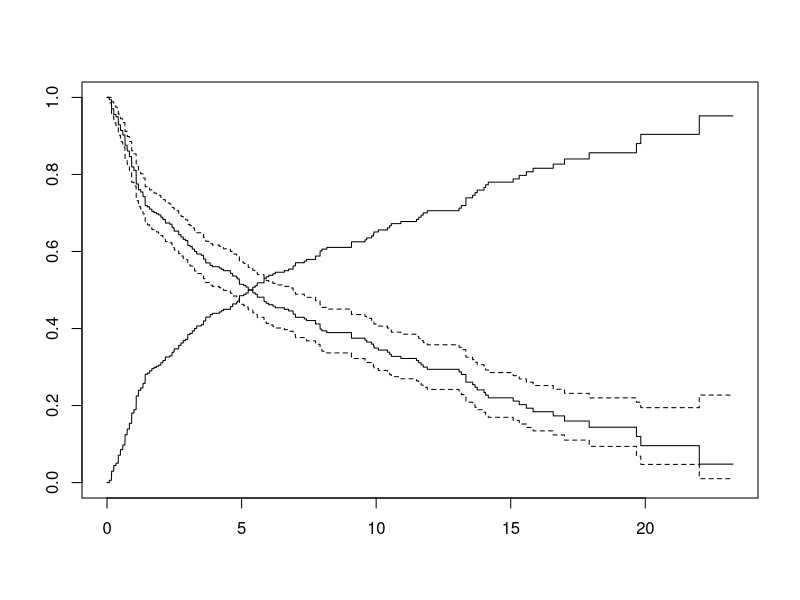
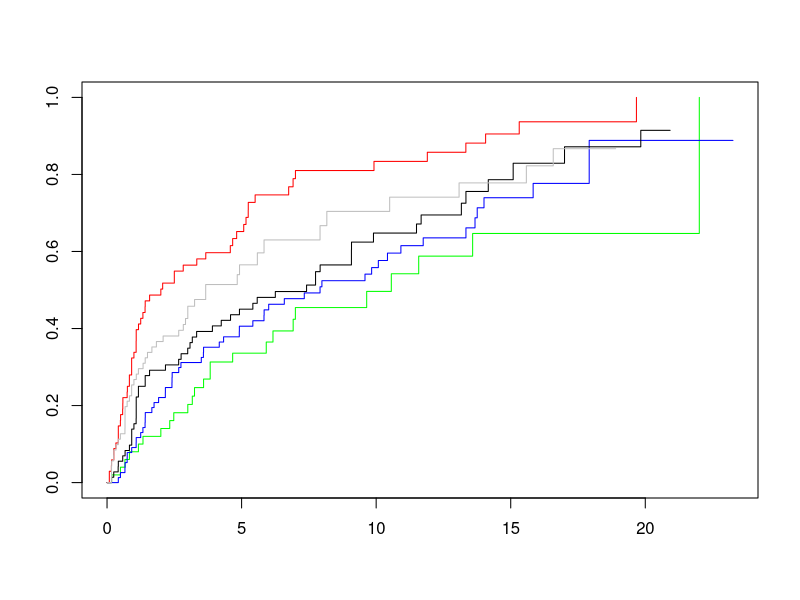
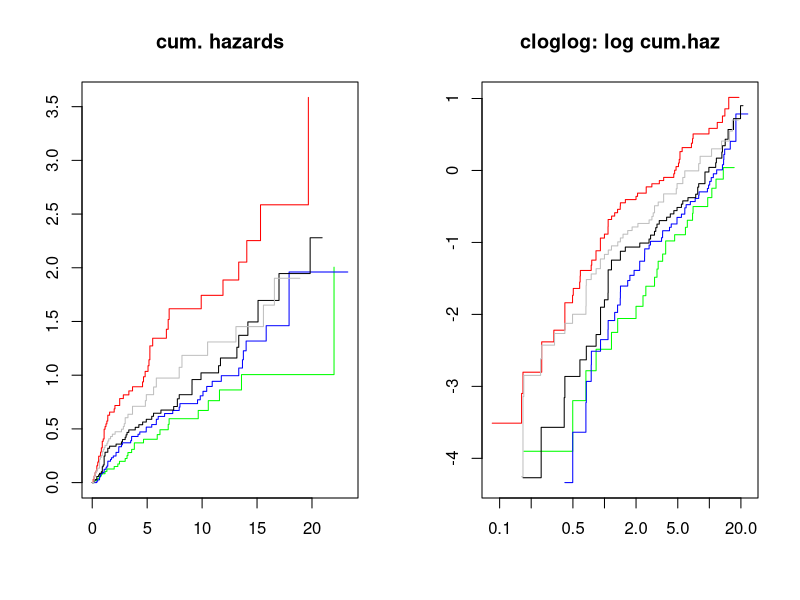
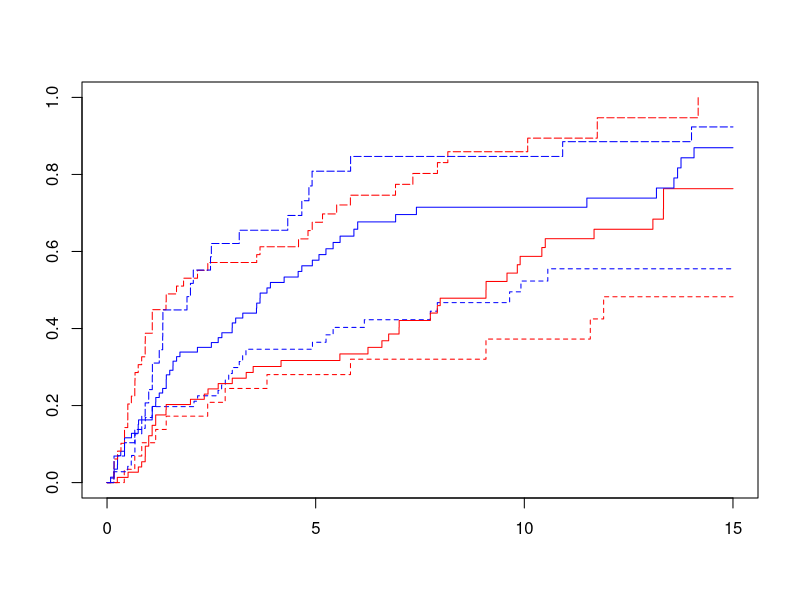
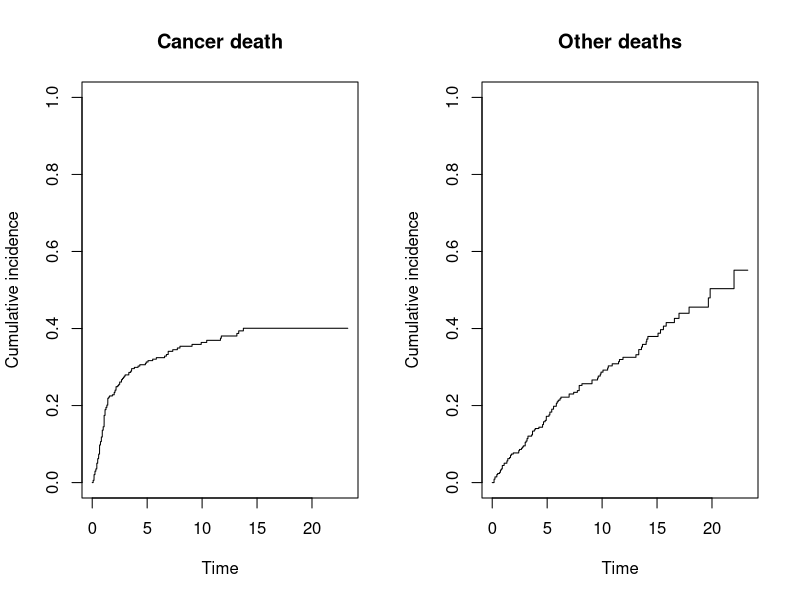
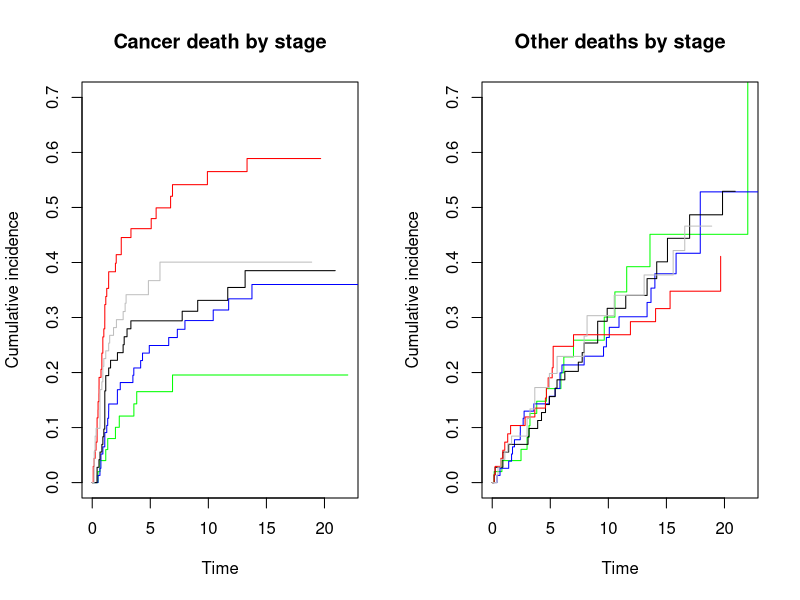
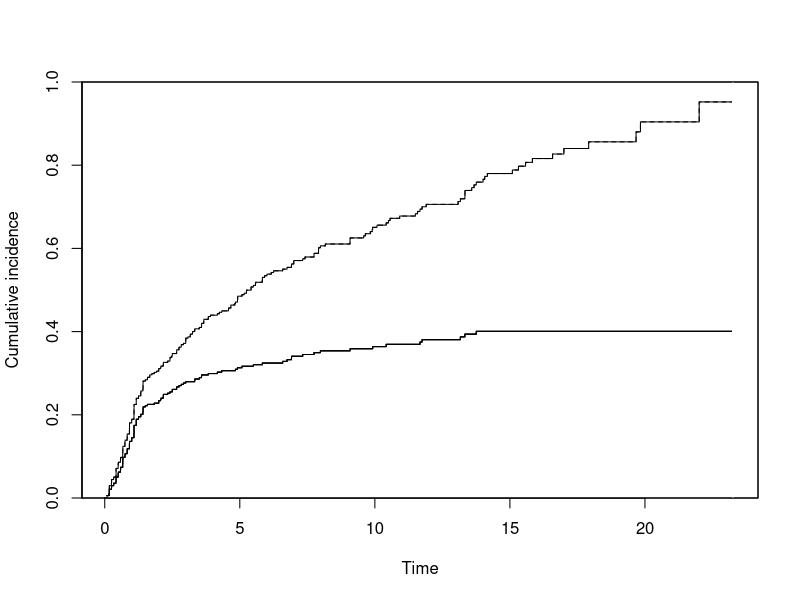
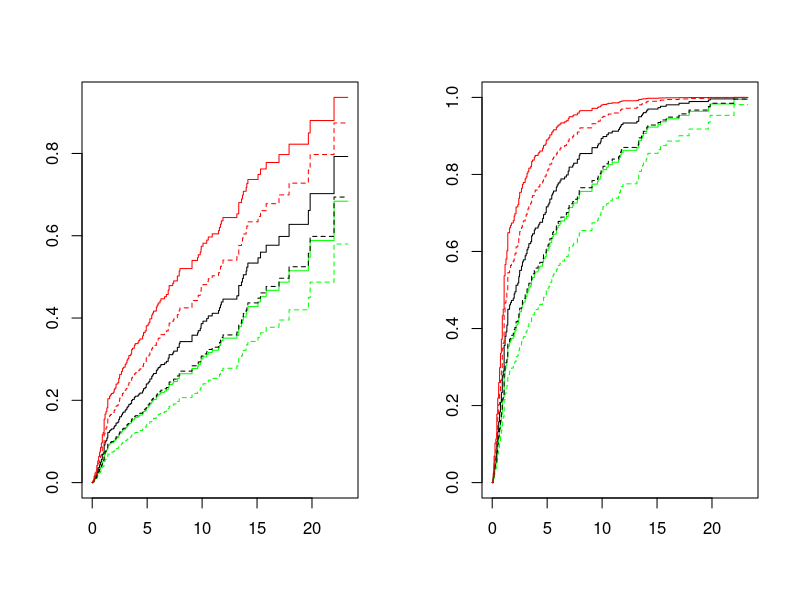

The R script that drew these images, in order: (Note: this script raises an error after producing the figures.)
### R code from vignette source '/home/travis/build/SPE-R/SPE/build/oral-s.rnw'

###################################################
### code chunk number 1: packages
###################################################
library(Epi)
library(survival)


###################################################
### code chunk number 2: dinput
###################################################
orca <- read.table("./data/oralca2.txt", header=T)
head(orca) ; str(orca) ; summary(orca)


###################################################
### code chunk number 3: Survobject
###################################################
orca$suob <- Surv(orca$time, 1*(orca$event > 0) )
str(orca$suob)
summary(orca$suob)


###################################################
### code chunk number 4: surv1
###################################################
s.all <- survfit(suob ~ 1, data=orca)


###################################################
### code chunk number 5: surv2
###################################################
s.all
str(s.all)


###################################################
### code chunk number 6: survcdf1
###################################################
plot(s.all)
lines(s.all, fun = "event", mark.time=F, conf.int=F)


###################################################
### code chunk number 7: cdfstage
###################################################
s.stg  <- survfit(suob ~ stage, data= orca)
col5 <- c("green", "blue", "black", "red", "gray")
plot(s.stg, col= col5, fun="event", mark.time=F )
s.stg


###################################################
### code chunk number 8: chstage
###################################################
par(mfrow=c(1,2))
plot(s.stg, col= col5, fun="cumhaz", main="cum. hazards" )
plot(s.stg, col= col5, fun="cloglog", main = "cloglog: log cum.haz"  )


###################################################
### code chunk number 9: sexage
###################################################
orca$agegr <- cut(orca$age, br=c(0,55,75, 95))
stat.table( list( sex, agegr), list( count(), percent(agegr) ),
             margins=T, data = orca )


###################################################
### code chunk number 10: cdfsexage
###################################################
s.agrx <- survfit(suob ~ agegr + sex, data=orca)
par(mfrow=c(1,1))
plot(s.agrx, fun="event", mark.time=F, xlim = c(0,15),
             col=rep(c("red", "blue"),3), lty=c(2,2, 1,1, 5,5))


###################################################
### code chunk number 11: cif1a
###################################################
cif1 <- survfit( Surv( time, event, type="mstate") ~ 1,
                 data = orca)
str(cif1)


###################################################
### code chunk number 12: plotcif1
###################################################
par(mfrow=c(1,2))
plotCIF(cif1, 1, main = "Cancer death")
plotCIF(cif1, 2, main= "Other deaths")


###################################################
### code chunk number 13: plotcif2
###################################################
col5 <- c("green", "blue", "black", "red", "gray")
cif2 <- survfit( Surv( time, event, type="mstate") ~ stage,
                 data = orca)
str(cif2)

par(mfrow=c(1,2))
plotCIF(cif2, 1, main = "Cancer death by stage",
        col = col5, ylim = c(0, 0.7) )
plotCIF(cif2, 2, main= "Other deaths by stage",
        col=col5, ylim = c(0, 0.7) )


###################################################
### code chunk number 14: stackedcif1
###################################################
par(mfrow=c(1,1))
stackedCIF(cif1,colour = c("gray70", "gray85"))


###################################################
### code chunk number 15: cox1
###################################################
options(show.signif.stars = F)
m1 <- coxph(suob ~ sex + I((age-65)/10) + stage, data= orca)
summary( m1 )
round( ci.exp(m1 ), 4 )


###################################################
### code chunk number 16: coxzph
###################################################
cox.zph(m1)


###################################################
### code chunk number 17: cox2
###################################################
orca2 <- subset(orca, stage != "unkn")
orca2$st3 <- Relevel( orca2$stage, list(1:2, 3, 4:5) )
levels(orca2$st3) = c("I-II", "III", "IV")
m2 <- update(m1, . ~ . - stage + st3, data=orca2 )
round( ci.exp(m2 ), 4)


###################################################
### code chunk number 18: cox2cll
###################################################
newd <- data.frame( sex = c( rep("Male", 6), rep("Female", 6) ),
                    age = rep( c( rep(40, 3), rep(80, 3) ), 2 ),
                    st3 = rep( levels(orca2$st3), 4) )
newd
col3 <- c("green", "black", "red")
par(mfrow=c(1,2))
plot( survfit(m2, newdata= subset(newd, sex=="Male" & age==40)),
     col=col3, fun="event", mark.time=F)
lines( survfit(m2, newdata= subset(newd, sex=="Female" & age==40)),
      col= col3, fun="event", lty = 2, mark.time=F)
plot( survfit(m2, newdata= subset(newd, sex=="Male" & age==80)),
     ylim = c(0,1), col= col3, fun="event", mark.time=F)
lines( survfit(m2, newdata= subset(newd, sex=="Female" & age==80)),
      col=col3, fun="event", lty=2, mark.time=F)



###################################################
### code chunk number 19: coxhaz1
###################################################
m2haz1 <- coxph( Surv( time, event==1)  ~ sex + I((age-65)/10) + st3 , data=orca2 )
round( ci.exp(m2haz1 ), 4)
cox.zph(m2haz1)


###################################################
### code chunk number 20: coxhaz2
###################################################
m2haz2 <- coxph( Surv( time, event==2)  ~ sex + I((age-65)/10) + st3 , data=orca2 )
round( ci.exp(m2haz2 ), 4)
cox.zph(m2haz2)


###################################################
### code chunk number 21: fg1
###################################################
library(cmprsk)
attach(orca2)
m2fg1 <- crr(time, event, cov1 = model.matrix(m2), failcode=1)
summary(m2fg1, Exp=T)


###################################################
### code chunk number 22: fg2
###################################################
m2fg2 <- crr(time, event, cov1 = model.matrix(m2), failcode=2)
summary(m2fg2, Exp=T)


###################################################
### code chunk number 23: lexis
###################################################
orca.lex <- Lexis(exit = list(stime = time),
           exit.status = factor(event,
   labels = c("Alive", "Oral ca. death", "Other death")),
                  data = orca)
summary(orca.lex)


###################################################
### code chunk number 24: split
###################################################
orca2.lex <- subset(orca.lex, stage != "unkn" )
orca2.lex$st3 <- Relevel( orca2$stage, list(1:2, 3, 4:5) )
levels(orca2.lex$st3) = c("I-II", "III", "IV")


###################################################
### code chunk number 25: split
###################################################
cuts <- sort(orca2$time[orca2$event==1])
orca2.spl <- splitLexis( orca2.lex, br = cuts, time.scale="stime" )
orca2.spl$timeband <- as.factor(orca2.spl$stime)


###################################################
### code chunk number 26: strsplit
###################################################
str(orca2.spl)
orca2.spl[ 1:20, ]


###################################################
### code chunk number 27: poisson
###################################################
m2pois1 <- glm( 1*(lex.Xst=="Oral ca. death")  ~
      -1 + timeband + sex + I((age-65)/10) + st3,
      family=poisson, offset = log(lex.dur), data = orca2.spl)


###################################################
### code chunk number 28: poissonresults
###################################################
tb <- as.numeric(levels(orca2.spl$timeband)) ; ntb <- length(tb)
tbmid <- (tb[-ntb] + tb[-1])/2   # midpoints of the intervals
round( ci.exp(m2pois1 ), 3)
par(mfrow=c(1,1))
plot( tbmid, 1000*exp(coef(m2pois1)[1:(ntb-1)]),
            ylim=c(5,3000), log = "xy", type = "l")


###################################################
### code chunk number 29: poissonspline
###################################################
library(splines)
m2pspli <- update(m2pois1, . ~  ns(stime, df = 6, intercept = F) +
        sex + I((age-65)/10) + st3)
round( ci.exp( m2pspli ), 3)
news <- data.frame( stime = seq(0,25, length=301), lex.dur = 1000, sex = "Female",
                    age = 65, st3 = "I-II")
blhaz <- predict(m2pspli, newdata = news, se.fit = T, type = "link")
blh95 <- cbind(blhaz$fit, blhaz$se.fit) %*% ci.mat()
par(mfrow=c(1,1))
matplot( news$stime, exp(blh95), type = "l", lty = c(1,1,1), lwd = c(2,1,1) ,
      col = rep("black", 3),  log = "xy", ylim = c(5,3000)  )
